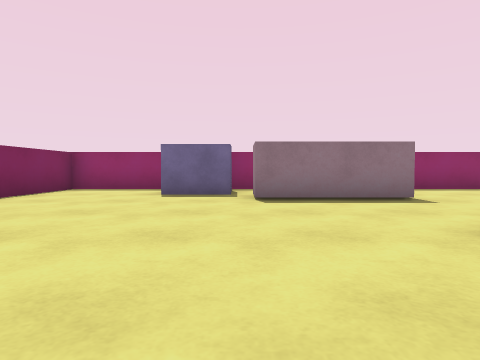
view 1 (above)

14 first-person views from a walk through a scene from a Unity 3-D project. The camera is 0.55 m above the floor, tilts 2° down and sees 75° across. The floor is counted in squares, 1 m on a side. Each view is taken from the middle of a square. On the plan, view 1 faces up. The plan holds only what a view shows up to about 9 squares ahead; the rest is blank. The player character is not drawn.

view 2
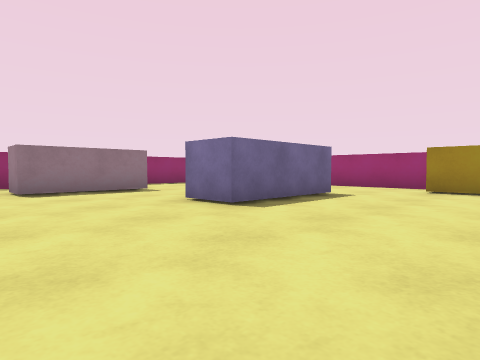

view 3
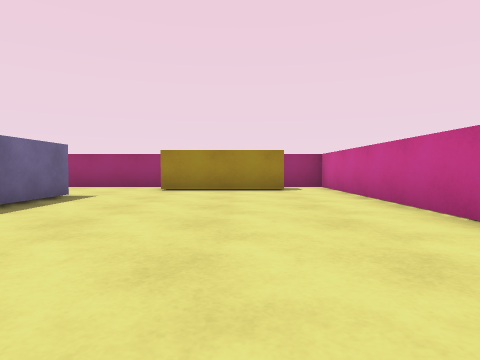

view 4
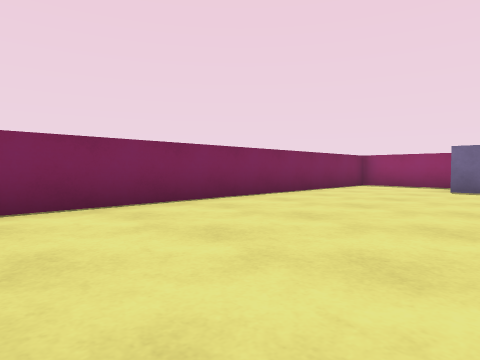

view 5
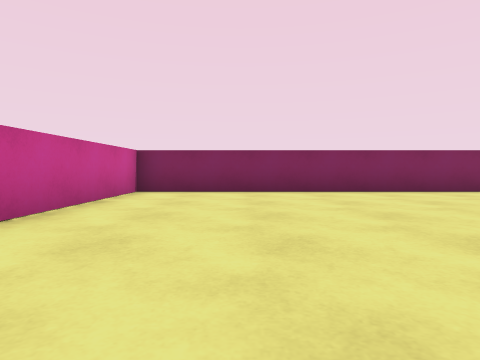

view 6
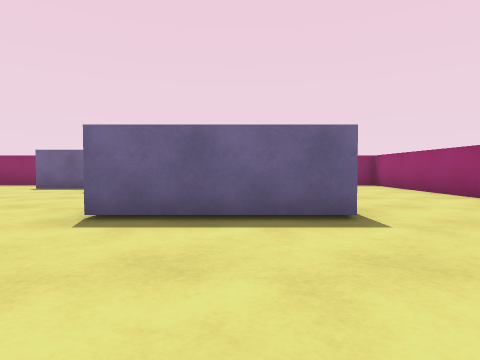

view 7
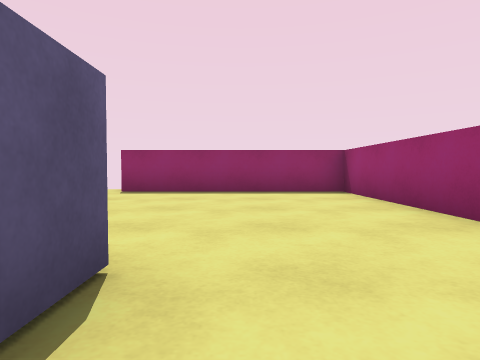

view 8
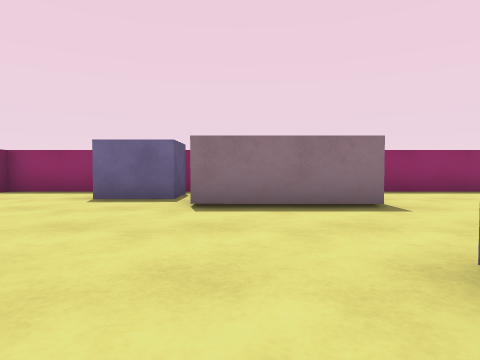

view 9
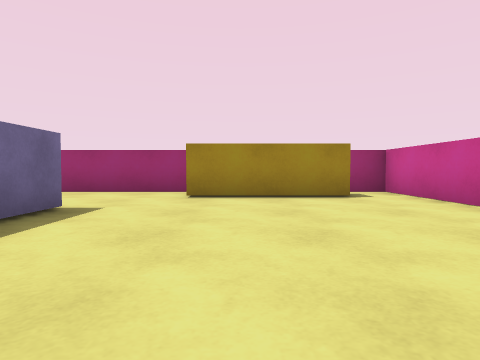

view 10
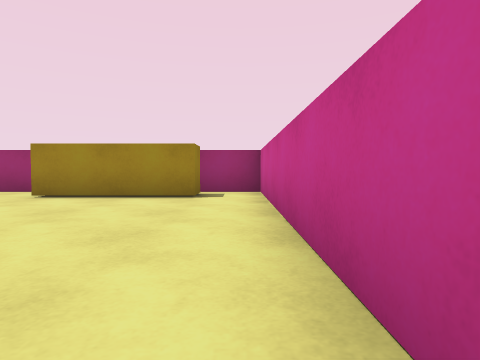

view 11
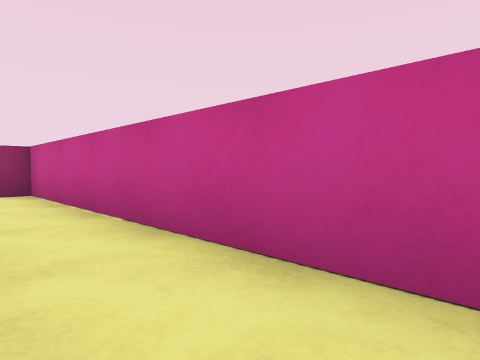

view 12
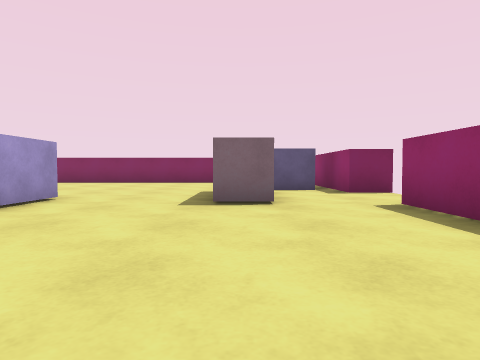

view 13
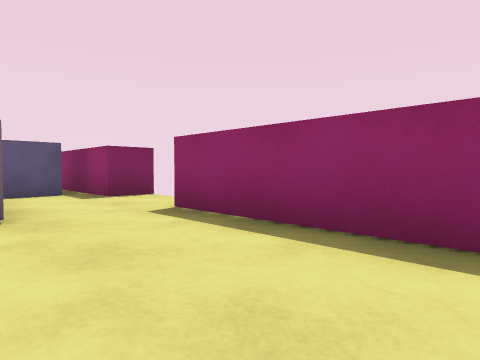

view 14
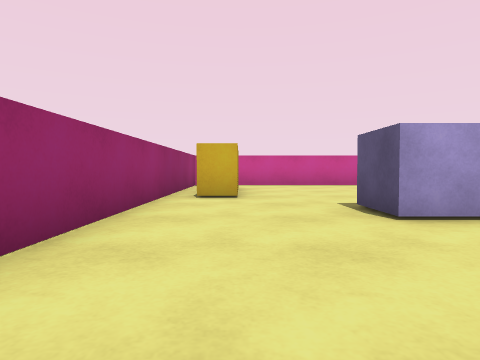

### Floor plan
Points are (right, up) in squares from view 1. A wall is a line through its corners. A room is listed if a view was taken in it or the views show most of it. See-through windows are left out.
Room 1 (views 1, 2, 3, 4, 5, 6, 7, 8, 9, 10, 11, 12, 13, 14)
walls: (2.3, 1.5) (2.3, 2.7) (5.3, 2.7) (5.3, 1.5) (2.3, 1.5); (3.1, 6.6) (3.1, 5.6) (0.3, 5.6) (0.3, 6.4); (0.8, 9.6) (0.8, 8.5) (-4.6, 8.5) (-4.6, -4.5) (8.5, -4.5) (8.5, 8.5) (3.1, 8.5); (7.9, -3.1) (7, -3.1) (7, 0) (7.9, 0)
objects: block (-1, 7) to (0, 8)

Where each view was taken, in squares from view 1:
view 1: 0 up, 0 right, facing up
view 2: 2 down, 1 left, facing up-right
view 3: 2 down, 1 left, facing right
view 4: 2 down, 0 right, facing up-left
view 5: 2 down, 3 right, facing left
view 6: 2 down, 4 right, facing up
view 7: 1 up, 6 right, facing up
view 8: 1 up, 1 right, facing up
view 9: 1 down, 1 right, facing right
view 10: 4 down, 1 right, facing right
view 11: 3 down, 1 right, facing down-right
view 12: 6 up, 8 right, facing left
view 13: 6 up, 7 right, facing up-left
view 14: 6 up, 7 right, facing down
